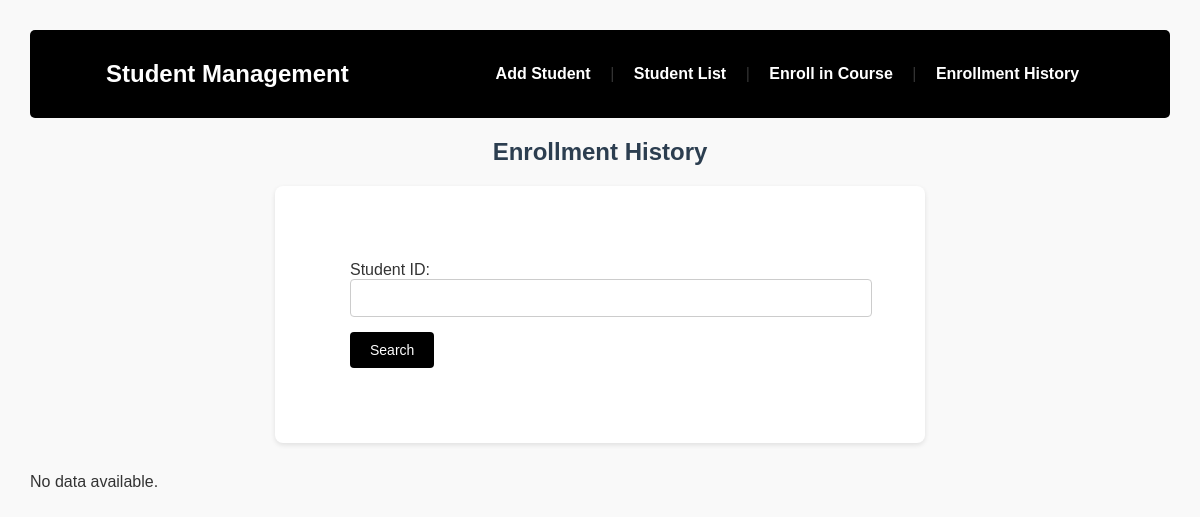
/history.php?student_id=4243, run on an earlier commit of the app's database.
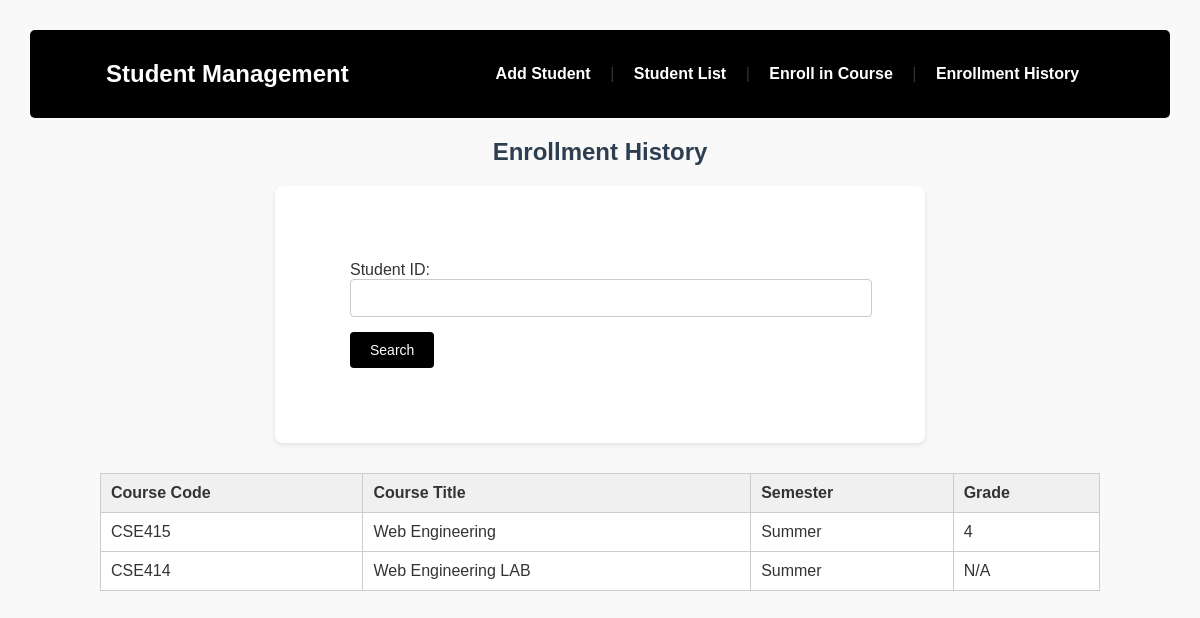
And on a later commit of the database.
### tables this page shows
CREATE TABLE `enrollments` (
  `id` int(11) NOT NULL,
  `student_id` varchar(20) NOT NULL,
  `course_code` varchar(20) NOT NULL,
  `course_title` varchar(100) DEFAULT NULL,
  `semester` varchar(20) DEFAULT NULL,
  `grade` varchar(5) DEFAULT NULL
);

### history.php (the view, shortened to what this page needs)
<?php include 'db.php'; ?>
<!DOCTYPE html>
<html>
<head>
    <link rel="stylesheet" href="style.css">
</head>
<body>
<?php include 'navbar.php'; ?>
<h2>Enrollment History</h2>
<form method="GET">
    Student ID: <input type="text" name="student_id" required>
    <button type="submit">Search</button>
</form>
<?php
if (isset($_GET['student_id'])) {
    $student_id = $_GET['student_id'];
    $stmt = $conn->prepare("SELECT course_code, course_title, semester, grade FROM enrollments WHERE student_id = ?");
    $stmt->bind_param("s", $student_id);
    $stmt->execute();
    $result = $stmt->get_result();
    if ($result->num_rows > 0) {
        echo "<table border='1' cellpadding='10'>
                <tr><th>Course Code</th><th>Course Title</th><th>Semester</th><th>Grade</th></tr>";
        while ($row = $result->fetch_assoc()) {
            echo "<tr>
                    <td>{$row['course_code']}</td>
                    <td>{$row['course_title']}</td>
                    <td>{$row['semester']}</td>
                    <td>" . ($row['grade'] ?? "N/A") . "</td>
                  </tr>";
        }
        echo "</table>";
    } else {
        echo "<p>No data available.</p>";
    }
}
?>
</body>
</html>

What changed in the data, as far as the page shows it:
added enrollments: course_code "CSE415", course_title "Web Engineering", semester "Summer", grade "4"
added enrollments: course_code "CSE414", course_title "Web Engineering LAB", semester "Summer", grade "N/A"
Also different on the page:
text no longer shown: "No data available."
text now shown: "Course Code Course Title Semester Grade"
